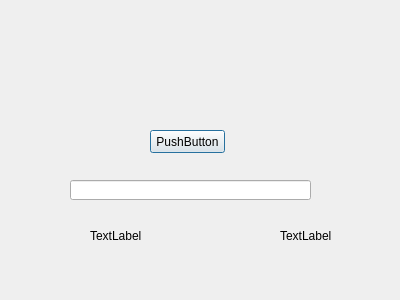
<?xml version="1.0" encoding="UTF-8"?>
<ui version="4.0">
 <class>EventDialog</class>
 <widget class="QDialog" name="EventDialog">
  <property name="geometry">
   <rect>
    <x>0</x>
    <y>0</y>
    <width>400</width>
    <height>300</height>
   </rect>
  </property>
  <property name="windowTitle">
   <string>Dialog</string>
  </property>
  <widget class="QPushButton" name="pushButton">
   <property name="geometry">
    <rect>
     <x>150</x>
     <y>130</y>
     <width>75</width>
     <height>23</height>
    </rect>
   </property>
   <property name="text">
    <string>PushButton</string>
   </property>
  </widget>
  <widget class="QLabel" name="label">
   <property name="geometry">
    <rect>
     <x>90</x>
     <y>230</y>
     <width>54</width>
     <height>12</height>
    </rect>
   </property>
   <property name="text">
    <string>TextLabel</string>
   </property>
  </widget>
  <widget class="QLabel" name="label_2">
   <property name="geometry">
    <rect>
     <x>280</x>
     <y>230</y>
     <width>54</width>
     <height>12</height>
    </rect>
   </property>
   <property name="text">
    <string>TextLabel</string>
   </property>
  </widget>
  <widget class="QLineEdit" name="lineEdit">
   <property name="geometry">
    <rect>
     <x>70</x>
     <y>180</y>
     <width>241</width>
     <height>20</height>
    </rect>
   </property>
  </widget>
 </widget>
 <resources/>
 <connections/>
</ui>
